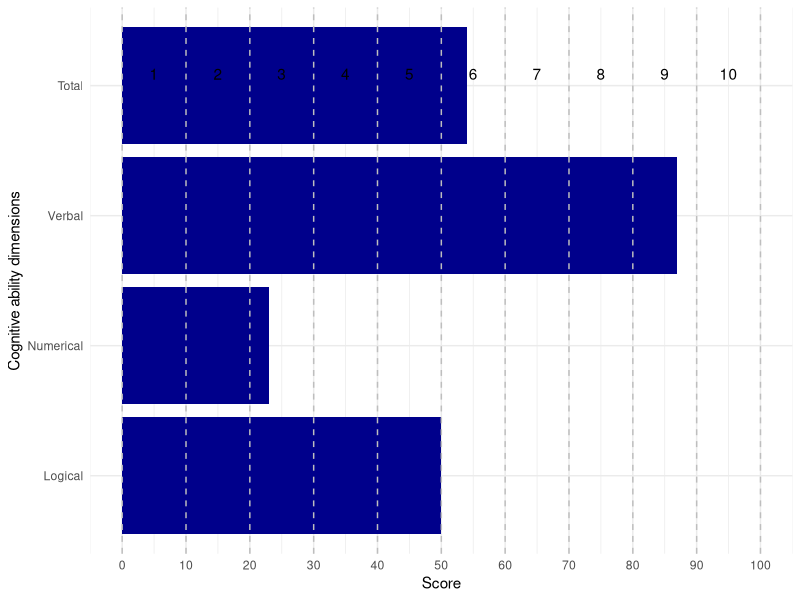

Recreate this plot in R.
library(tidyverse)
library(grid)

# Create the dataset
data <- tibble(
  dimension = factor(c("ability_total", "ability_ver", "ability_num", "ability_log"),
                     levels = c("ability_total", "ability_ver", "ability_num", "ability_log"),
                     labels = c("Total", "Verbal", "Numerical", "Logical")),
  score = c(54, 87, 23, 50)
)

# Create the plot
top_labels <- data.frame(
  x = seq(5, 95, 10),
  y = rep("Total", 10),
  label = 1:10
)

ggplot(data, aes(x = score, y = dimension)) +
  geom_col(fill = "darkblue") +
  labs(x = "Score", y = "Cognitive ability dimensions") +
  scale_x_continuous(limits = c(0, 100), breaks = seq(0, 100, 10)) +
  scale_fill_gradient(low = "lightblue", high = "darkblue") +
  geom_vline(xintercept = seq(0, 100, 10), linetype = "dashed", color = "grey") +
  geom_text(data = top_labels, aes(x = x, y = y, label = label), vjust = -0.5) +
  theme_minimal() +
  scale_y_discrete(limits=rev)